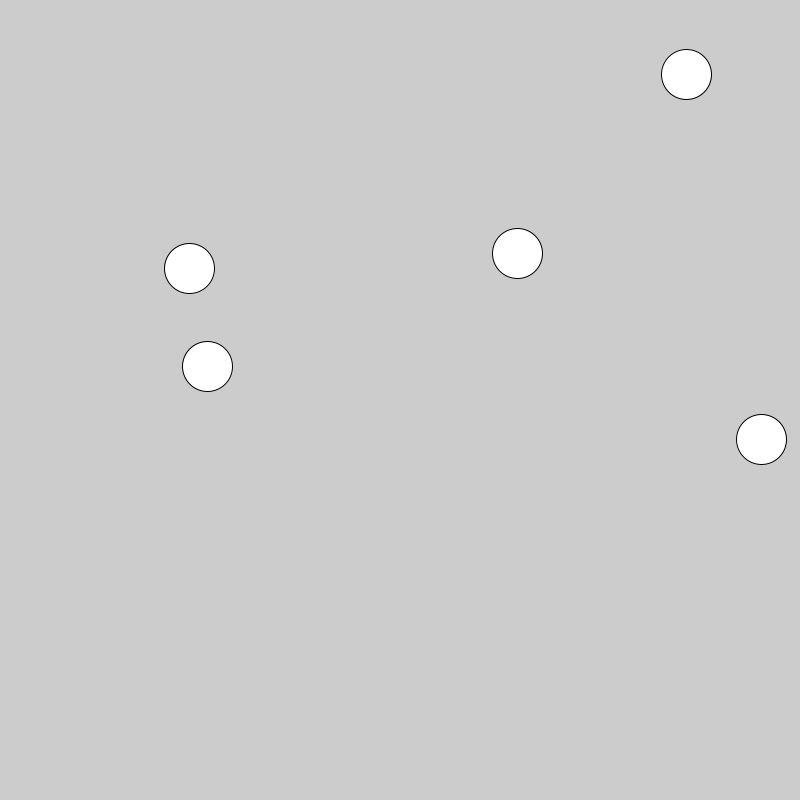
Frame 1 (no input)
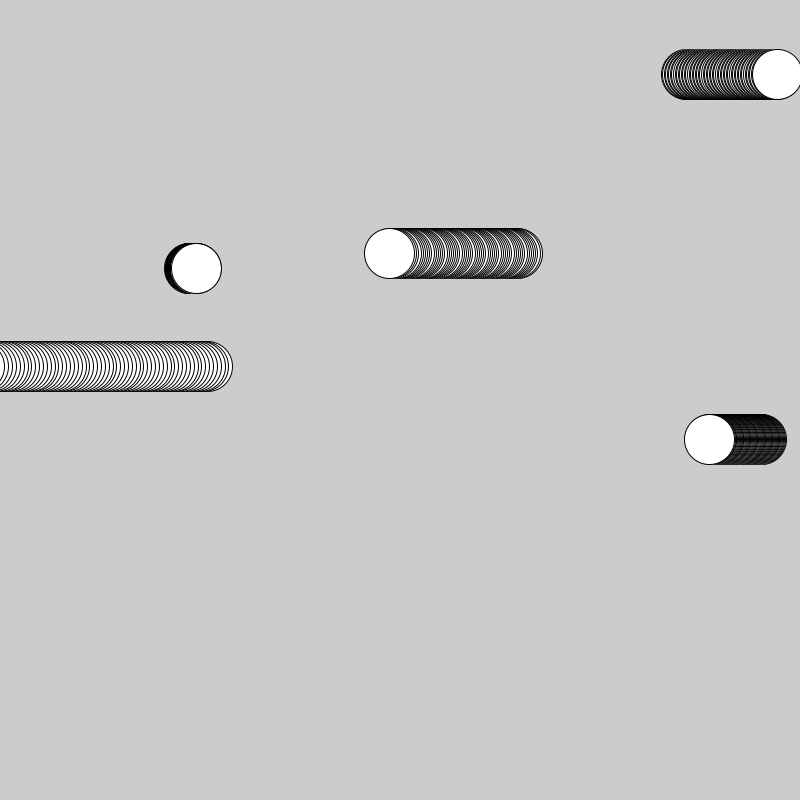
Frame 60 (the mouse pressed at the canvas centre just before this capture)
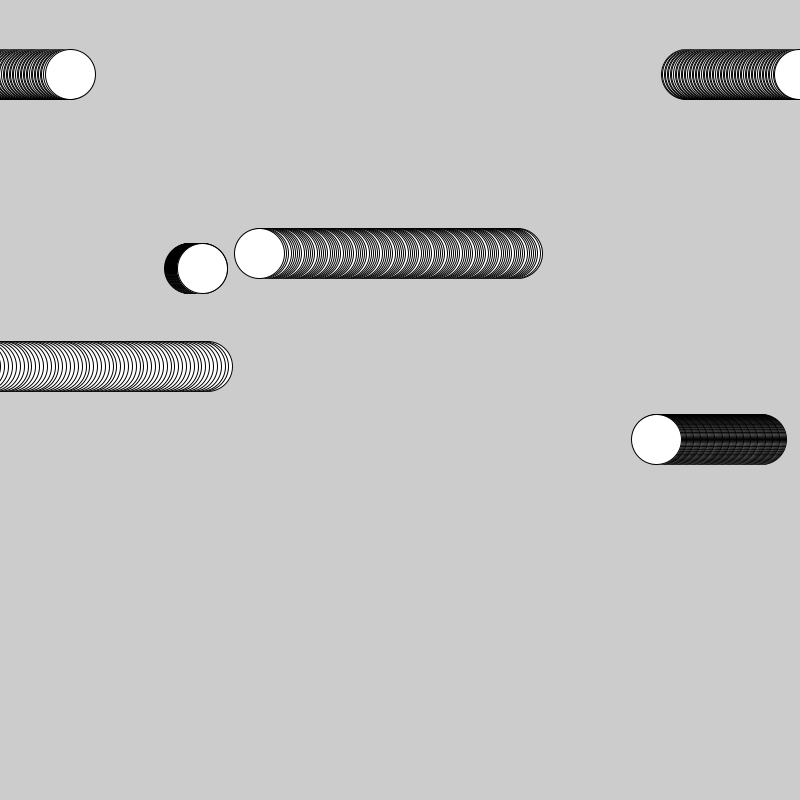
Frame 120 (the mouse held since frame 60 and released just before this capture)

The Processing sketch that drew these frames (run headless with seeded random() and noise(); from frame 60 on, the mouse is pressed at the canvas centre):

// Processing sketch: ArrayClassExample
// ── ArrayClassExample.pde
// Array
int ClassAges[] = new int[10];

float Xs[] = new float[5];
float Ys[] = new float[5];

float Xspeed[] = new float[5];



double x = 400;
double y = 400;
void setup()
{
  size(800,800);
  ClassAges[0]= 27;
  ClassAges[1] = 15;
  ClassAges[2] = 16;
  ClassAges[3]= 14;


  Xs[0] = random(0,800);
  Xs[1] = random(0,800);
  Xs[2] = random(0,800);
  Xs[3] = random(0,800);
  Xs[4] = random(0,800);
  
  Ys[0] = random(0,800);
  Ys[1] = random(0,800);
  Ys[2] = random(0,800);
  Ys[3] = random(0,800);
  Ys[4] = random(0,800);
  
  Xspeed[0] = random(-4,5);
  Xspeed[1] = random(-4,5);
  Xspeed[2] = random(-4,5);
  Xspeed[3] = random(-4,5);
  Xspeed[4] = random(-4,5);
  
  
  
  
}
void draw()
{
  
  ellipse(Xs[0], Ys[0], 50, 50);
  ellipse(Xs[1], Ys[1], 50, 50);
  ellipse(Xs[2], Ys[2], 50, 50);
  ellipse(Xs[3], Ys[3], 50, 50);
  ellipse(Xs[4], Ys[4], 50, 50);
  
  Xs[0] = Xs[0] +Xspeed[0];
  Xs[1] = Xs[1] +Xspeed[1];
  Xs[2] = Xs[2] +Xspeed[2];
  Xs[3] = Xs[3] +Xspeed[3];
  Xs[4] = Xs[4] +Xspeed[4];
  
  if(Xs[0] > width)
  {
    Xs[0] =0;
  }
  
  if(Xs[1] > width)
  {
    Xs[1] = 0;
  }
  if(Xs[2] > width)
  {
    Xs[2] =0;
  }
  if(Xs[3] > width)
  {
    Xs[3] =0;
  }
  if(Xs[4] > width)
  {
    Xs[4] =0;
  }
  
}
